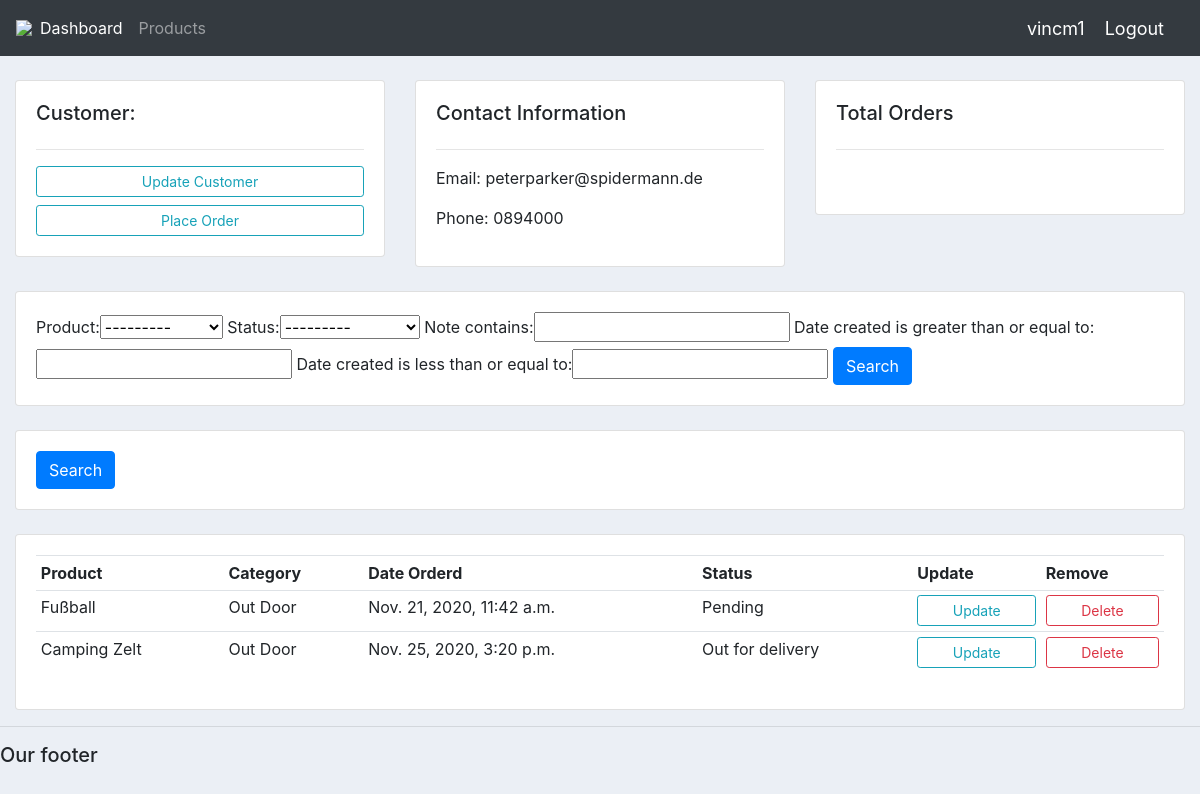
The page /customer/2/ (signed in) on the database its author committed.
### accounts/models.py (models this page shows, shortened)
class Customer(models.Model):
  user = models.OneToOneField(User, null=True, on_delete=models.CASCADE)
  name = models.CharField(max_length=200, null=True)
  phone = models.CharField(max_length=200, null=True)
  email = models.CharField(max_length=200, null=True)
  date_created = models.DateTimeField(auto_now_add=True, null=True)

class Order(models.Model):
  STATUS = (
      ('Pending', 'Pending'),
      ('Out for delivery', 'Out for delivery'),
      ('Delivered', 'Delivered'),
      )
  customer = models.ForeignKey(Customer, null=True, on_delete= models.SET_NULL)
  product = models.ForeignKey(Product, null=True, on_delete= models.SET_NULL)
  date_created = models.DateTimeField(auto_now_add=True, null=True)
  status = models.CharField(max_length=200, null=True, choices=STATUS)
  note = models.CharField(max_length=1000, null=True)

class Product(models.Model):
  CATEGORY = (
      ('Indoor', 'Indoor'),
      ('Out Door', 'Out Door'),
      )
  name = models.CharField(max_length=200, null=True)
  price = models.FloatField(null=True)
  category = models.CharField(max_length=200, null=True, choices=CATEGORY)
  description = models.CharField(max_length=200, null=True, blank=True)
  date_created = models.DateTimeField(auto_now_add=True, null=True)
  tags = models.ManyToManyField(Tag)
  def __str__(self):
    return self.name

### accounts/decorators.py (the view)
    def wrapper_func(request, *args, **kwargs):
      group = None
      if request.user.groups.exists():
        group = request.user.groups.all()[0].name
      if group in allowed_roles:
        return view_func(request, *args, **kwargs)
      else:
        return HttpResponse('You are not authorized to view this page')

### accounts/views.py (called while the page is built)
@login_required(login_url='login')
@allowed_users(allowed_roles=['admin'])
def customer(request, pk_test):
  customer = Customer.objects.get(id=pk_test)
  orders = customer.order_set.all()
  order_count = orders.count()
  myFilter = OrderFilter(request.GET, queryset=orders)
  orders = myFilter.qs
  context = {'customer':customer, 'orders':orders, 'order_count':order_count,
  'myFilter':myFilter}
  return render(request, 'accounts/customer.html',context)

### accounts/templates/accounts/customer.html
{% extends 'accounts/main.html' %}
{% block content %}
  <br>
<div class="row">
  <div class="col-md">
    <div class="card card-body">
      <h5>Customer:</h5>
      <hr>
      <a class="btn btn-outline-info  btn-sm btn-block" href="">Update Customer</a>
      <a class="btn btn-outline-info  btn-sm btn-block" href="{% url 'create_order' customer.id %}">Place Order</a>
    </div>
  </div>
  <div class="col-md">
    <div class="card card-body">
      <h5>Contact Information</h5>
      <hr>
      <p>Email: {{customer.email}} </p>
      <p>Phone: {{customer.phone}}</p>
    </div>
  </div>
  <div class="col-md">
    <div class="card card-body">
      <h5>Total Orders</h5>
      <hr>
      <h1 style="text-align: center;padding: 10px">{{orders_count}}</h1>
    </div>
  </div>
</div>
<br>
<div class="row">
  <div class="col-md">
    <div class="card card-body">
      <form action="get">
        {{myFilter.form}}
        <button class="btn btn-primary" type="submit">Search</button>
      </form>
   </div>
  </div>
</div>
<br>
<div class="row">
  <div class="col">
    <div class="card card-body">
      <form method="get">
        <button class="btn btn-primary" type="submit">Search</button>
      </form>
    </div>
  </div>
</div>
<br>
<div class="row">
  <div class="col-md">
    <div class="card card-body">
      <table class="table table-sm">
        <tr>
          <th>Product</th>
          <th>Category</th>
          <th>Date Orderd</th>
          <th>Status</th>
          <th>Update</th>
          <th>Remove</th>
        </tr>
        {% for order in orders %}
        <tr>
          <td>{{order.product}}</td>
          <td>{{order.product.category}}</td>
          <td>{{order.date_created}}</td>
          <td>{{order.status}}</td>
          <td><a class="btn btn-outline-info  btn-sm btn-block" href="">Update</a></td>
          <td><a class="btn btn-outline-danger  btn-sm btn-block" href="">Delete</a></td
        </tr>
        {% endfor %}
      </table>
    </div>
  </div>
</div>
{% endblock %}

### accounts/templates/accounts/navbar.html (shortened to what this page needs)
{% load static %}
<nav class="navbar navbar-expand-lg navbar-dark bg-dark">
 <img src="{% static 'images/logo.png' %}">
  <div class="collapse navbar-collapse" id="navbarNav">
    <ul class="navbar-nav">
      {% if request.user.is_staff %}
      <li class="nav-item active">
        <a class="nav-link" href="{% url 'home' %}">Dashboard</a>
      </li>
      <li class="nav-item">
        <a class="nav-link" href="{% url 'products' %}">Products</a>
      </li>
      {% endif %}
    </ul>
  </div>
  <span class="hello-msg">{{request.user}}</span>
  <span ><a  class="hello-msg" href="{% url 'logout' %}">Logout</a></span>
</nav>

### static/css/main.css (style rules this page uses)
body { background-color: #ebeff5; }

### accounts/templates/accounts/navbar.html (style rules this page uses)
.hello-msg { font-size: 18px; color: #fff; margin-right: 20px; }

### rows shown on the page
Customer: email "peterparker@spidermann.de", phone "0894000"
Order: product "Fußball", product.category "Out Door", date_created "Nov. 21, 2020, 11:42 a.m.", status "Pending"
Order: product "Camping Zelt", product.category "Out Door", date_created "Nov. 25, 2020, 3:20 p.m.", status "Out for delivery"

### other values the page prints
{{ request.user }} "vincm1"
